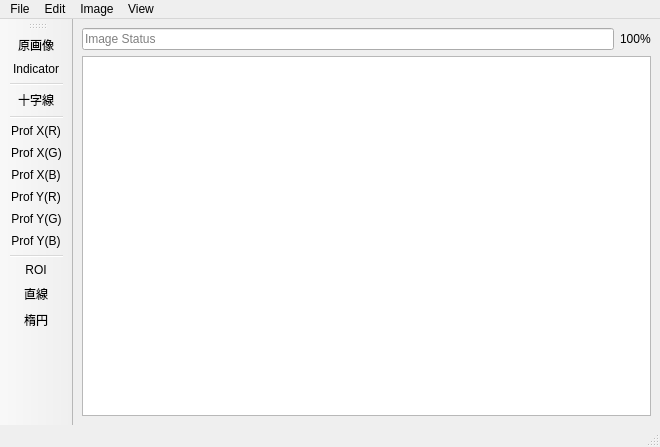
<?xml version="1.0" encoding="UTF-8"?>
<ui version="4.0">
 <class>ImageWindow</class>
 <widget class="QMainWindow" name="ImageWindow">
  <property name="geometry">
   <rect>
    <x>0</x>
    <y>0</y>
    <width>660</width>
    <height>447</height>
   </rect>
  </property>
  <property name="windowTitle">
   <string>ImageWindow</string>
  </property>
  <widget class="QWidget" name="centralwidget">
   <layout class="QVBoxLayout" name="verticalLayout">
    <item>
     <layout class="QHBoxLayout" name="horizontalLayout">
      <item>
       <widget class="QLineEdit" name="lineEditImageStatus">
        <property name="placeholderText">
         <string>Image Status</string>
        </property>
       </widget>
      </item>
      <item>
       <widget class="QLabel" name="labelImageScale">
        <property name="text">
         <string>100%</string>
        </property>
       </widget>
      </item>
     </layout>
    </item>
    <item>
     <widget class="ImageView" name="graphicsViewImage">
      <property name="cursor" stdset="0">
       <cursorShape>CrossCursor</cursorShape>
      </property>
      <property name="mouseTracking">
       <bool>true</bool>
      </property>
      <property name="autoFillBackground">
       <bool>true</bool>
      </property>
      <property name="backgroundBrush">
       <brush brushstyle="SolidPattern">
        <color alpha="255">
         <red>64</red>
         <green>64</green>
         <blue>64</blue>
        </color>
       </brush>
      </property>
     </widget>
    </item>
   </layout>
  </widget>
  <widget class="QMenuBar" name="menubar">
   <property name="geometry">
    <rect>
     <x>0</x>
     <y>0</y>
     <width>660</width>
     <height>28</height>
    </rect>
   </property>
   <property name="nativeMenuBar">
    <bool>true</bool>
   </property>
   <widget class="QMenu" name="menuFile">
    <property name="title">
     <string>File</string>
    </property>
    <widget class="QMenu" name="menuSave_As">
     <property name="title">
      <string>Save As</string>
     </property>
     <addaction name="separator"/>
     <addaction name="actionSaveAsCsv"/>
     <addaction name="actionSaveAsTsv"/>
    </widget>
    <addaction name="actionNew"/>
    <addaction name="actionOpen"/>
    <addaction name="separator"/>
    <addaction name="actionClose"/>
    <addaction name="separator"/>
    <addaction name="actionSave"/>
    <addaction name="menuSave_As"/>
   </widget>
   <widget class="QMenu" name="menuEdit">
    <property name="title">
     <string>Edit</string>
    </property>
    <addaction name="actionUndo"/>
    <addaction name="separator"/>
    <addaction name="actionRename"/>
    <addaction name="separator"/>
    <addaction name="actionCut"/>
    <addaction name="actionCopy"/>
    <addaction name="actionPaste"/>
    <addaction name="separator"/>
    <addaction name="actionClear"/>
    <addaction name="actionClearOutside"/>
    <addaction name="separator"/>
    <addaction name="actionFill"/>
    <addaction name="actionInvert"/>
   </widget>
   <widget class="QMenu" name="menuImage">
    <property name="title">
     <string>Image</string>
    </property>
    <widget class="QMenu" name="menuType">
     <property name="title">
      <string>Type</string>
     </property>
     <addaction name="actionCvt8bit"/>
     <addaction name="actionCvt24bit"/>
     <addaction name="actionCvtRGB"/>
    </widget>
    <widget class="QMenu" name="menuColor">
     <property name="title">
      <string>Color</string>
     </property>
     <addaction name="actionRGBToGray"/>
     <addaction name="actionGrayToRGB"/>
     <addaction name="actionRGBToHSV"/>
     <addaction name="actionHSVToRGB"/>
     <addaction name="separator"/>
     <addaction name="actionSplitMergeChannels"/>
    </widget>
    <addaction name="menuType"/>
    <addaction name="actionShowInfo"/>
    <addaction name="menuColor"/>
    <addaction name="separator"/>
    <addaction name="actionMask"/>
    <addaction name="actionBorder"/>
    <addaction name="actionCrop"/>
    <addaction name="actionDuplicate"/>
    <addaction name="separator"/>
    <addaction name="actionTransform_2"/>
   </widget>
   <widget class="QMenu" name="menuView">
    <property name="title">
     <string>View</string>
    </property>
    <addaction name="actionFitView"/>
    <addaction name="actionOriginalScale"/>
   </widget>
   <addaction name="menuFile"/>
   <addaction name="menuEdit"/>
   <addaction name="menuImage"/>
   <addaction name="menuView"/>
  </widget>
  <widget class="QStatusBar" name="statusbar"/>
  <widget class="QToolBar" name="toolBar">
   <property name="windowTitle">
    <string>toolBar</string>
   </property>
   <attribute name="toolBarArea">
    <enum>LeftToolBarArea</enum>
   </attribute>
   <attribute name="toolBarBreak">
    <bool>false</bool>
   </attribute>
   <addaction name="actionResetImage"/>
   <addaction name="actionIndicator"/>
   <addaction name="separator"/>
   <addaction name="actionCrossLine"/>
   <addaction name="separator"/>
   <addaction name="actionProfileXRed"/>
   <addaction name="actionProfileXGreen"/>
   <addaction name="actionProfileXBlue"/>
   <addaction name="actionProfileYRed"/>
   <addaction name="actionProfileYGreen"/>
   <addaction name="actionProfileYBlue"/>
   <addaction name="separator"/>
   <addaction name="actionRoi"/>
   <addaction name="actionLine"/>
   <addaction name="actionEllipse"/>
  </widget>
  <action name="actionResetImage">
   <property name="text">
    <string>原画像</string>
   </property>
  </action>
  <action name="actionCrossLine">
   <property name="checkable">
    <bool>true</bool>
   </property>
   <property name="text">
    <string>十字線</string>
   </property>
  </action>
  <action name="actionRoi">
   <property name="checkable">
    <bool>true</bool>
   </property>
   <property name="text">
    <string>ROI</string>
   </property>
  </action>
  <action name="actionLine">
   <property name="checkable">
    <bool>true</bool>
   </property>
   <property name="text">
    <string>直線</string>
   </property>
  </action>
  <action name="actionEllipse">
   <property name="checkable">
    <bool>true</bool>
   </property>
   <property name="text">
    <string>楕円</string>
   </property>
  </action>
  <action name="actionIndicator">
   <property name="checkable">
    <bool>true</bool>
   </property>
   <property name="text">
    <string>Indicator</string>
   </property>
  </action>
  <action name="actionProfileXRed">
   <property name="checkable">
    <bool>true</bool>
   </property>
   <property name="text">
    <string>Prof X(R)</string>
   </property>
   <property name="toolTip">
    <string>Profile X R</string>
   </property>
  </action>
  <action name="actionProfileXGreen">
   <property name="checkable">
    <bool>true</bool>
   </property>
   <property name="text">
    <string>Prof X(G)</string>
   </property>
   <property name="toolTip">
    <string>Profile X G</string>
   </property>
  </action>
  <action name="actionProfileXBlue">
   <property name="checkable">
    <bool>true</bool>
   </property>
   <property name="text">
    <string>Prof X(B)</string>
   </property>
   <property name="toolTip">
    <string>Profile X B</string>
   </property>
  </action>
  <action name="actionProfileYRed">
   <property name="checkable">
    <bool>true</bool>
   </property>
   <property name="text">
    <string>Prof Y(R)</string>
   </property>
   <property name="toolTip">
    <string>Profile Y R</string>
   </property>
  </action>
  <action name="actionProfileYGreen">
   <property name="checkable">
    <bool>true</bool>
   </property>
   <property name="text">
    <string>Prof Y(G)</string>
   </property>
  </action>
  <action name="actionProfileYBlue">
   <property name="checkable">
    <bool>true</bool>
   </property>
   <property name="text">
    <string>Prof Y(B)</string>
   </property>
  </action>
  <action name="actionNew">
   <property name="text">
    <string>New</string>
   </property>
   <property name="shortcut">
    <string>Ctrl+N</string>
   </property>
  </action>
  <action name="actionOpen">
   <property name="text">
    <string>Open</string>
   </property>
   <property name="shortcut">
    <string>Ctrl+O</string>
   </property>
  </action>
  <action name="actionClose">
   <property name="text">
    <string>Close</string>
   </property>
   <property name="shortcut">
    <string>Ctrl+W</string>
   </property>
  </action>
  <action name="actionSave">
   <property name="text">
    <string>Save</string>
   </property>
   <property name="shortcut">
    <string>Ctrl+S</string>
   </property>
  </action>
  <action name="actionSaveAsCsv">
   <property name="text">
    <string>CSV</string>
   </property>
  </action>
  <action name="actionUndo">
   <property name="text">
    <string>Undo</string>
   </property>
   <property name="shortcut">
    <string>Ctrl+Z</string>
   </property>
  </action>
  <action name="actionCut">
   <property name="text">
    <string>Cut</string>
   </property>
   <property name="shortcut">
    <string>Ctrl+X</string>
   </property>
  </action>
  <action name="actionCopy">
   <property name="text">
    <string>Copy</string>
   </property>
   <property name="shortcut">
    <string>Ctrl+C</string>
   </property>
  </action>
  <action name="actionPaste">
   <property name="text">
    <string>Paste</string>
   </property>
   <property name="shortcut">
    <string>Ctrl+P</string>
   </property>
  </action>
  <action name="actionClear">
   <property name="text">
    <string>Clear</string>
   </property>
  </action>
  <action name="actionClearOutside">
   <property name="text">
    <string>Clear Outside</string>
   </property>
  </action>
  <action name="actionFill">
   <property name="text">
    <string>Fill</string>
   </property>
  </action>
  <action name="actionInvert">
   <property name="text">
    <string>Invert</string>
   </property>
  </action>
  <action name="actionCvt8bit">
   <property name="checkable">
    <bool>true</bool>
   </property>
   <property name="text">
    <string>8 bit</string>
   </property>
  </action>
  <action name="actionCvt24bit">
   <property name="checkable">
    <bool>true</bool>
   </property>
   <property name="text">
    <string>24 bit</string>
   </property>
  </action>
  <action name="actionCvtRGB">
   <property name="checkable">
    <bool>true</bool>
   </property>
   <property name="text">
    <string>RGB Color</string>
   </property>
  </action>
  <action name="actionShowInfo">
   <property name="text">
    <string>Show Info</string>
   </property>
  </action>
  <action name="actionBorder">
   <property name="text">
    <string>Border</string>
   </property>
  </action>
  <action name="actionCrop">
   <property name="text">
    <string>Crop</string>
   </property>
   <property name="shortcut">
    <string>Ctrl+Shift+X</string>
   </property>
  </action>
  <action name="actionDuplicate">
   <property name="text">
    <string>Duplicate</string>
   </property>
   <property name="shortcut">
    <string>Ctrl+Shift+D</string>
   </property>
  </action>
  <action name="actionRename">
   <property name="text">
    <string>Rename</string>
   </property>
  </action>
  <action name="actionTransform_2">
   <property name="text">
    <string>Transform</string>
   </property>
  </action>
  <action name="actionFitView">
   <property name="text">
    <string>Fit View</string>
   </property>
  </action>
  <action name="actionOriginalScale">
   <property name="text">
    <string>Original Scale</string>
   </property>
  </action>
  <action name="actionRGBToGray">
   <property name="text">
    <string>RGB -&gt; Gray</string>
   </property>
  </action>
  <action name="actionGrayToRGB">
   <property name="text">
    <string>Gray -&gt; RGB</string>
   </property>
  </action>
  <action name="actionRGBToHSV">
   <property name="text">
    <string>RGB -&gt; HSV</string>
   </property>
  </action>
  <action name="actionHSVToRGB">
   <property name="text">
    <string>HSV -&gt; RGB</string>
   </property>
  </action>
  <action name="actionSplitMergeChannels">
   <property name="text">
    <string>Split Merge Channels</string>
   </property>
  </action>
  <action name="actionMask">
   <property name="text">
    <string>Mask</string>
   </property>
  </action>
  <action name="actionSaveAsTsv">
   <property name="text">
    <string>TSV</string>
   </property>
  </action>
 </widget>
 <customwidgets>
  <customwidget>
   <class>ImageView</class>
   <extends>QGraphicsView</extends>
   <header>image_view.h</header>
  </customwidget>
 </customwidgets>
 <resources/>
 <connections/>
</ui>
